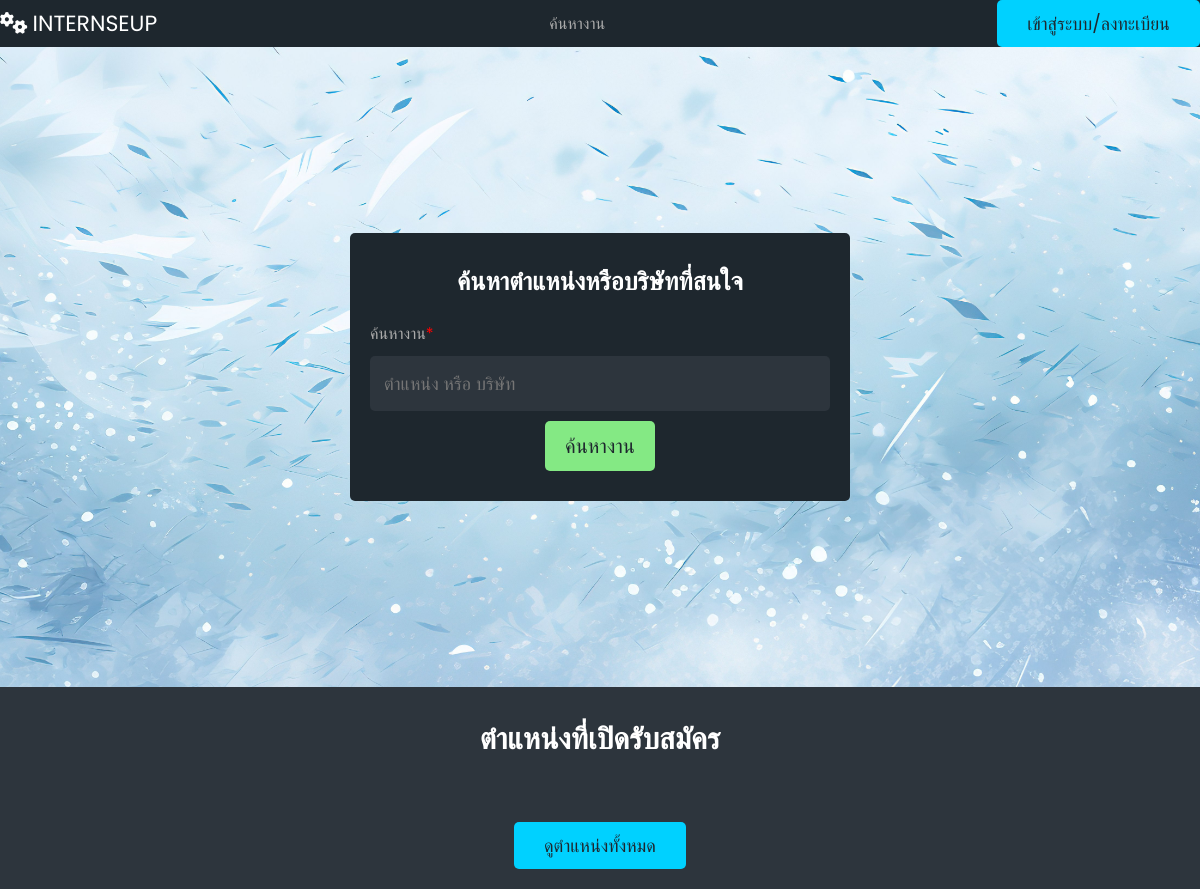
The app's page /, older data.
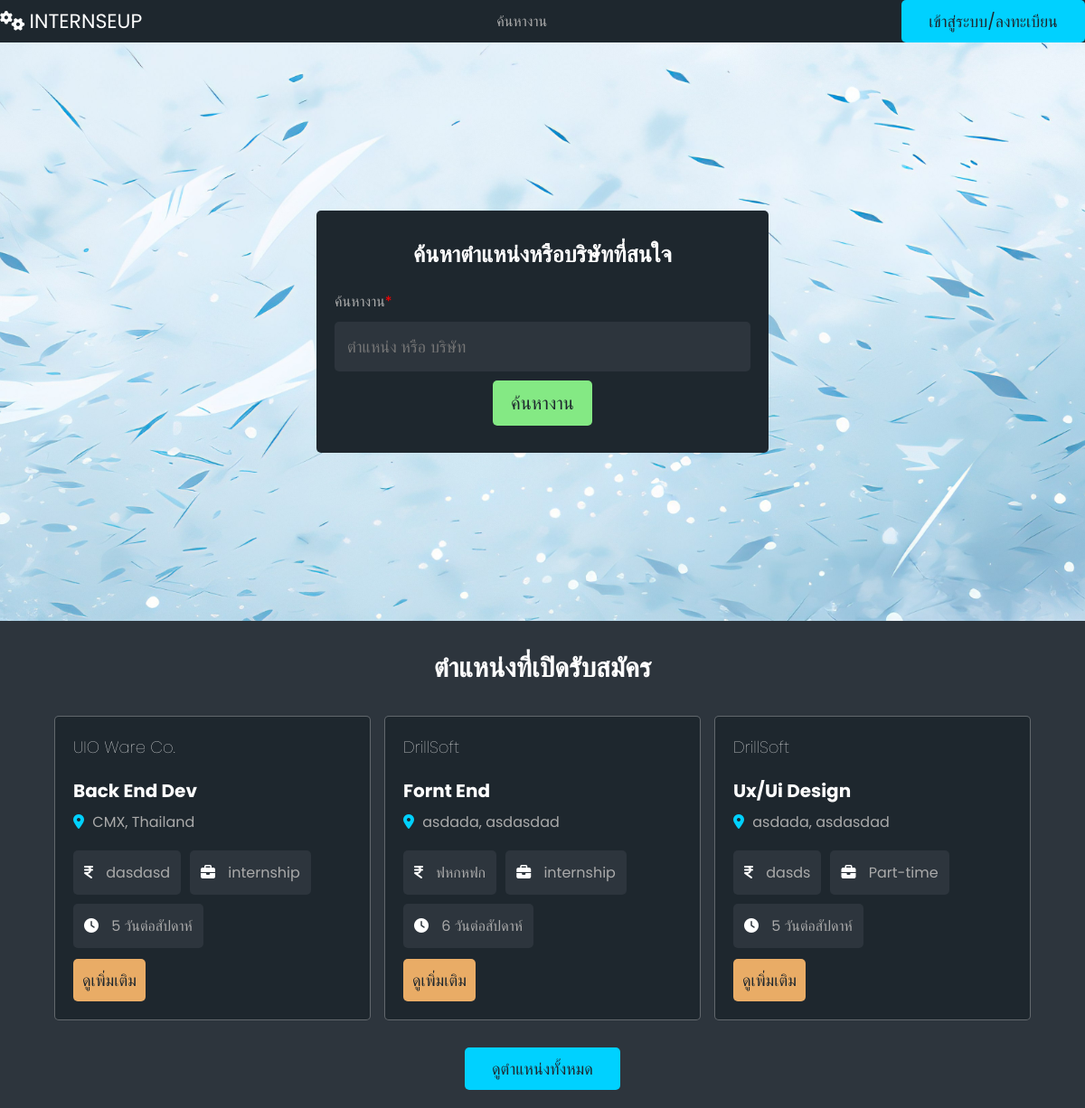
The same page, newer data.
### usertype/models.py (models this page shows, shortened)
class Job(models.Model):
    jobname = models.CharField(max_length=255)
    jobdes = models.TextField()
    worktype = models.CharField(max_length=255)
    quality = models.TextField()
    benefit = models.TextField()
    workstart = models.TimeField()
    workend = models.TimeField()
    workday = models.CharField(max_length=255)
    requirement = models.TextField()
    qualifications = models.TextField(blank=True, null=True)
    skills = models.TextField()
    company = models.CharField(max_length=255)
    city = models.CharField(max_length=255)
    country = models.CharField(max_length=255)

### usertype/views.py (the view)
# urls.py: path("", views.home_view, name="home"),  # Home page
def home_view(request):
    jobs = Job.objects.all()
    return render(request, "usertype/home.html", {"jobs": jobs})

### usertype/templates/usertype/home.html (shortened to what this page needs)
<!DOCTYPE html>
<html lang="en">
  {% load static %}
  <head>
    <link rel="stylesheet" href="{% static "css/style.css" %}" />
  </head>
  <body>
  {% include "navbarmain.html" %}
    {% if user.role == 'STUDENT' %}
    <div class="home-container">
      <section class="home">
        <form action="{% url 'job_search' %}" method="post">
          {% csrf_token %}
          <h3>ค้นหาตำแหน่งหรือบริษัทที่สนใจ</h3>
          <p>ค้นหางาน<span>*</span></p>
          <input
            type="text"
            name="query"
            placeholder="ตำแหน่ง หรือ บริษัท"
            required
            maxlength="1000"
            class="input"
          />
          <input type="submit" value="ค้นหางาน" name="search" style="font-size:200%;" class="btn-green" />
        </form>
      </section>
    </div>
    <section class="jobs-container">
      <h1 class="heading">ตำแหน่งที่เปิดรับสมัคร</h1>
      <div class="box-container">
        {% for job in jobs %}
        <div class="box">
            <div class="company">
                <div>
                    <h3>{{ job.company }}</h3>
                    <p></p>
                </div>
            </div>
            <h3 class="job-title">{{ job.jobname }}</h3>
            <p class="location">
                <i class="fas fa-map-marker-alt"></i> <span>{{ job.city }}, {{job.country }}</span>
            </p>
            <div class="tags">
                <p>
                    <i class="fas fa-indian-rupee-sign"></i> <span>{{ job.benefit }}</span>
                </p>
                <p><i class="fas fa-briefcase"></i> <span>{{ job.worktype }}</span></p>
                <p><i class="fas fa-clock"></i> <span>{{ job.workday }}</span></p>
            </div>
            <div class="flex-btn">
                {% comment %} <a href="{% url 'view_job' job.id %}" class="btn">view details</a> {% endcomment %}
                <a href="{% url 'view_job' job_id=job.id %}" class="btn-more">ดูเพิ่มเติม</a>
            </div>
        </div>
      {% endfor %}
      </div>
      <div style="text-align: center; margin-top: 2rem">
        <a href="{% url "showalljob" %}" class="btn">ดูตำแหน่งทั้งหมด</a>
      </div>
    </section>
    <script src="{% static "js/script.js" %}"></script>
    {% elif user.role == 'COMPANY'%}
    {% include "navbarstatus.html" %}
    {% else%}
    <div class="home-container">
      <section class="home">
        <form action="{% url 'job_search' %}" method="post">
          <h3>ค้นหาตำแหน่งหรือบริษัทที่สนใจ</h3>
          <p>ค้นหางาน<span>*</span></p>
          <input
            type="text"
            name="query"
            placeholder="ตำแหน่ง หรือ บริษัท"
            required
            maxlength="1000"
            class="input"
          />
          <input type="submit" value="ค้นหางาน" name="search" style="font-size:200%;" class="btn-green" />
        </form>
      </section>
    </div>
    <section class="jobs-container">
      <h1 class="heading">ตำแหน่งที่เปิดรับสมัคร</h1>
      <div class="box-container">
        {% for job in jobs %}
        <div class="box">
            <div class="company">
                <div>
                    <h3>{{ job.company }}</h3>
                </div>
            </div>
            <h3 class="job-title">{{ job.jobname }}</h3>
            <p class="location">
                <i class="fas fa-map-marker-alt"></i> <span>{{ job.city }}, {{job.country }}</span>
            </p>
            <div class="tags">
                <p>
                    <i class="fas fa-indian-rupee-sign"></i> <span>{{ job.benefit }}</span>
                </p>
                <p><i class="fas fa-briefcase"></i> <span>{{ job.worktype }}</span></p>
                <p><i class="fas fa-clock"></i> <span>{{ job.workday }}</span></p>
            </div>
            <div class="flex-btn">
                <a href="{% url 'view_job' job.id %}" class="btn-more">ดูเพิ่มเติม</a>
            </div>
        </div>
      {% endfor %}
      </div>
      <div style="text-align: center; margin-top: 2rem">
        <a href="{% url "showalljob" %}" class="btn">ดูตำแหน่งทั้งหมด</a>
      </div>
    </section>
    {% endif %}
  </body>
</html>

### usertype/templates/navbarmain.html (shortened to what this page needs)
<header class="header">
  <s class="flex">
    <a href="#" class="logo"><i class="fa-solid fa-gears"></i>INTERNSEUP</a>
    {% if user.is_authenticated %} {% if user.role == 'STUDENT' %}
    <nav class="navbar">
      <a href="{% url 'home' %}">ค้นหางาน</a>
    </nav>
    <a href="{% url 'companyselect' role='STUDENT' username=user.username %}" class="navbar__item">ใบสมัคร</a>
    <a
      href="{% url 'profile' role='STUDENT' username=user.username %}"
      class="btn"
      style="margin-top: 0"
      >โปรไฟล์</a
    >
    <a href="{% url 'logout' %}" class="btn-logout">logout</a>
    {% elif user.role == 'COMPANY' %}
    <nav class="navbar">
      <a href="{% url 'studentview' role=user.role username=user.username %}">ใบสมัครงาน</a>
    </nav>
    <a href="{% url 'position' role='COMPANY' username=user.username %}" class="navbar__item">ตำแหน่ง</a>
    <a
      href="{% url 'profile' role='COMPANY' username=user.username %}"
      class="btn"
      style="margin-top: 0"
      >โปรไฟล์</a
    >
    <a href="{% url 'logout' %}" class="btn-logout">logout</a>
    {% endif %} {% else %}
    <nav class="navbar">
      <a href="{% url 'home' %}">ค้นหางาน</a>
    </nav>
    <a href="{% url 'reallogin' %}" class="btn" style="margin-top: 0"
      >เข้าสู่ระบบ/ลงทะเบียน</a
    >
    {% endif %}
  </s>
</header>

### static/css/style.css (style rules this page uses)
:root { --main-color: #00d1ff; --red: red; --light-color: #aaa; --light-bg: #2d353d; --black: #1e272e; --white: #fff; --box-shadow: none; --border: 0.1rem solid rgba(255, 255, 255, 0.3); }
* { font-family: "Poppins", sans-serif; margin: 0; padding: 0; box-sizing: border-box; text-decoration: none; outline: none; border: none; }
html { font-size: 62.5%; overflow-x: hidden; scroll-padding-top: 7rem; scroll-behavior: smooth; }
body { background-color: var(--light-bg); }
section { padding: 2rem; margin: 0 auto; max-width: 1200px; }
.heading { text-align: center; margin-bottom: 2rem; font-size: 3rem; color: var(--white); text-transform: capitalize; padding: 1rem 0; }
.btn { display: inline-block; margin-top: 1rem; padding: 1rem 3rem; cursor: pointer; font-size: 1.8rem; color: var(--black); background-color: var(--main-color); border-radius: 0.5rem; text-transform: capitalize; text-align: center; }
.flex-btn { display: flex; align-items: center; justify-content: space-between; column-gap: 1rem; flex-wrap: wrap; }
.header { position: sticky; top: 0; left: 0; right: 0; background-color: var(--black); z-index: 1000; }
.header .flex { position: relative; display: flex; align-items: center; justify-content: space-between; }
.header .flex .logo { font-size: 2.2rem; color: var(--white); }
.header .flex .logo i { margin-right: 0.5rem; }
.header .flex .navbar a { display: inline-block; padding: 1rem 1.5rem; font-size: 1.6rem; color: var(--light-color); border-radius: 0.5rem; text-transform: capitalize; }
.home-container { background: url("../images/background.jpg"); background-size: cover; background-position: center; background-attachment: fixed; background-blend-mode: color; }
.home-container .home { min-height: 80vh; display: flex; align-items: center; justify-content: center; }
.home-container .home form { background-color: var(--black); width: 50rem; border-radius: 0.5rem; padding: 3rem 2rem; text-align: center; }
.home-container .home form h3 { font-size: 2.5rem; color: var(--white); margin-bottom: 1rem; text-transform: capitalize; }
.home-container .home form p { text-align: left; font-size: 1.6rem; color: var(--light-color); padding-top: 1rem; }
.home-container .home form p span { color: var(--red); }
.home-container .home form .input { width: 100%; border-radius: 0.5rem; margin: 1rem 0; background-color: var(--light-bg); padding: 1.4rem; font-size: 1.8rem; color: var(--white); }
.jobs-container .box-container { display: grid; grid-template-columns: repeat(auto-fit, 35rem); gap: 1.5rem; align-items: flex-start; justify-content: center; }
.jobs-container .box-container .box { background-color: var(--black); border-radius: 0.5rem; border: var(--border); padding: 2rem; overflow-x: hidden; }
.jobs-container .box-container .box .company { display: flex; align-items: center; gap: 1.5rem; margin-bottom: 1.5rem; }
.jobs-container .box-container .box .company h3 { font-size: 1.8rem; color: var(--white); text-overflow: ellipsis; overflow-x: hidden; text-transform: capitalize; padding-bottom: 0.5rem; font-weight: lighter; }
.jobs-container .box-container .box .job-title { font-size: 2rem; color: var(--white); text-transform: capitalize; overflow-x: hidden; text-overflow: ellipsis; }
.jobs-container .box-container .box .location { padding: 0.7rem 0; font-size: 1.6rem; color: var(--light-color); }
.jobs-container .box-container .box .location i { margin-right: 0.5rem; color: var(--main-color); }
.jobs-container .box-container .box .tags { display: flex; flex-wrap: wrap; gap: 1rem; margin: 1.2rem 0; }
.jobs-container .box-container .box .tags p { padding: 1.2rem; border-radius: 0.5rem; background-color: var(--light-bg); font-size: 1.6rem; color: var(--light-color); }
.jobs-container .box-container .box .tags p i { margin-right: 0.5rem; color: var(--white); }
.jobs-container .box-container .box .tags p span { margin-left: 5px; max-width: 50px; white-space: normal; word-wrap: break-word; }
.btn-green, .btn-bule, .btn-danger, .btn-add { display: inline-block; padding: 1rem 2rem; cursor: pointer; font-size: 1.5rem; color: var(--black); border-radius: 0.5rem; text-transform: capitalize; text-align: center; text-decoration: none; }
.btn-more { background-color: rgb(233, 172, 102); display: inline-block; padding: 1rem 1rem; cursor: pointer; font-size: 1.8rem; color: var(--black); border-radius: 0.5rem; text-transform: capitalize; text-align: center; text-decoration: none; }
.btn-green { background-color: rgb(132, 233, 132); }

Row changes from the older to the newer data that the page shows:
added Job: company "UIO Ware Co.", jobname "Back End Dev", city "CMX", country "Thailand", benefit "dasdasd", worktype "internship", workday "5 วันต่อสัปดาห์"
added Job: company "DrillSoft", jobname "Fornt End", city "asdada", country "asdasdad", benefit "ฟหกหฟก", worktype "internship", workday "6 วันต่อสัปดาห์"
added Job: company "DrillSoft", jobname "Ux/Ui Design", city "asdada", country "asdasdad", benefit "dasds", worktype "Part-time", workday "5 วันต่อสัปดาห์"
